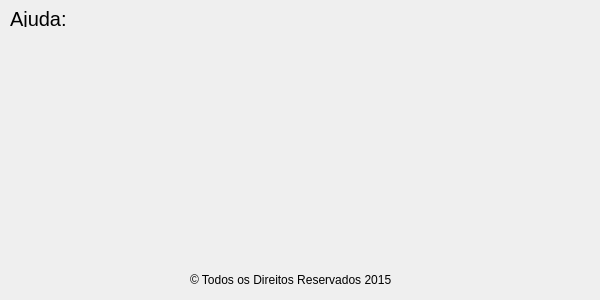
<?xml version="1.0" encoding="UTF-8"?>
<ui version="4.0">
 <class>Help</class>
 <widget class="QWidget" name="Help">
  <property name="geometry">
   <rect>
    <x>0</x>
    <y>0</y>
    <width>600</width>
    <height>300</height>
   </rect>
  </property>
  <property name="minimumSize">
   <size>
    <width>600</width>
    <height>300</height>
   </size>
  </property>
  <property name="maximumSize">
   <size>
    <width>600</width>
    <height>300</height>
   </size>
  </property>
  <property name="windowTitle">
   <string>Ajuda</string>
  </property>
  <property name="locale">
   <locale language="Portuguese" country="Brazil"/>
  </property>
  <widget class="QLabel" name="label">
   <property name="geometry">
    <rect>
     <x>10</x>
     <y>10</y>
     <width>67</width>
     <height>17</height>
    </rect>
   </property>
   <property name="font">
    <font>
     <pointsize>15</pointsize>
    </font>
   </property>
   <property name="locale">
    <locale language="Portuguese" country="Brazil"/>
   </property>
   <property name="text">
    <string>Ajuda:</string>
   </property>
  </widget>
  <widget class="QLabel" name="label_2">
   <property name="geometry">
    <rect>
     <x>20</x>
     <y>30</y>
     <width>231</width>
     <height>151</height>
    </rect>
   </property>
   <property name="locale">
    <locale language="Portuguese" country="Brazil"/>
   </property>
   <property name="text">
    <string/>
   </property>
   <property name="pixmap">
    <pixmap resource="images.qrc">:/Icons/Icons/logo</pixmap>
   </property>
  </widget>
  <widget class="QLabel" name="label_3">
   <property name="geometry">
    <rect>
     <x>190</x>
     <y>270</y>
     <width>261</width>
     <height>20</height>
    </rect>
   </property>
   <property name="text">
    <string>© Todos os Direitos Reservados 2015</string>
   </property>
  </widget>
 </widget>
 <resources>
  <include location="images.qrc"/>
 </resources>
 <connections/>
</ui>
